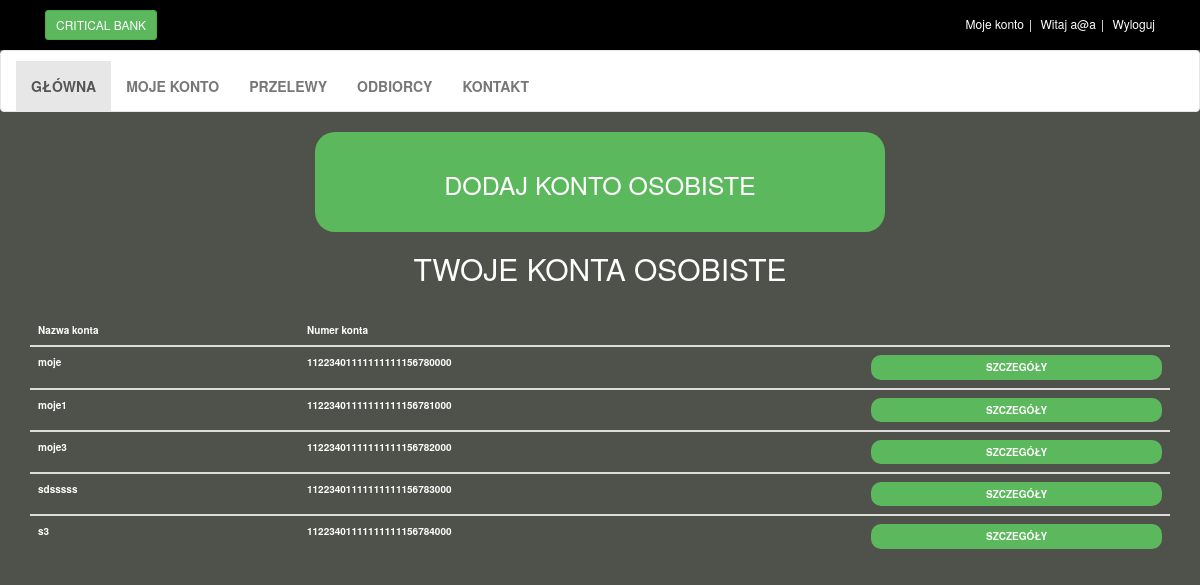
The app's page /accounts.php (signed in) with its own data.
### tables this page shows
CREATE TABLE `konto` (
  `NrKonta` decimal(26,0) NOT NULL,
  `NrKlienta` mediumint(9) NOT NULL,
  `NrRachunku` mediumint(9) NOT NULL,
  `Depozyt` decimal(10,2) NOT NULL,
  `Wyplata` decimal(10,2) NOT NULL,
  `AktualnyBilans` decimal(10,2) NOT NULL,
  `DostępnyBilans` decimal(10,2) NOT NULL,
  `TypKonta` varchar(45) NOT NULL,
  `NazwaKonta` varchar(45) NOT NULL
);

### accounts.php (the view, shortened to what this page needs)
<!DOCTYPE html>
<html lang="pl">
    <head>
        <link rel="stylesheet" href="styles/bootstrap-337.min.css">
        <link rel="stylesheet" href="font-awsome/css/font-awesome.min.css">
        <link rel="stylesheet" href="styles/style.css">
    </head>
    <body>
    <div class id="top_menu">
            <div class="container">
                <div class="col-md-6 offer">
                    <a href="#" class= "btn btn-success btn-sm">Critical Bank</a>
                </div>
                <div class="col-md-6">
                    <ul class="menu">
                    <li>
                        <?php
                        if(isset($_SESSION['czyZalogowany'])&&($_SESSION['czyZalogowany'])){
                            $nazwaUzytkownika = $_SESSION['nazwaUzytkownika'];
                        echo "<a href=\"myAccount.php\">Moje konto</a>";
                        echo "</li>";
                        echo "<li>";
                        echo "Witaj ".$nazwaUzytkownika;
                        echo "</li>";
                        echo "<li>";
                        echo "<a href=\"logout.php\">Wyloguj</a>";
                        echo "</li>";
                        }
                        else{
                            echo "<a href=\"Customer_register.php\">Zarejestruj</a>";
                            echo "</li>";
                            echo "<li>";
                            echo "<a href=\"login.php\">Zaloguj</a>";
                        }
                        ?>
                    </ul>
                </div>
            </div>
        </div>
        <div id="navbar" class="navbar navbar-default">
            <div class="cointainer">
                <div class="navbar-collapse collapse" id="navigation">
                    <div class="padding-nav">
                        <ul class="nav navbar-nav left">
                            <li class="active">
                                <a href="index.php">Główna</a>
                            </li>
                            <?php
                            if(isset($_SESSION['czyZalogowany'])&&($_SESSION['czyZalogowany'])){
                            echo "<li>";
                            echo "<a href=\"accounts.php\">Moje konto</a>";
                            echo "</li>";
                            echo "<li>";
                            echo "<a href=\"transfers.php\">Przelewy</a>";
                        echo "</li>";
                            echo "<li>";
                            echo "<a href=\"recipient.php\">Odbiorcy</a>";
                            echo "</li>";
                            }
                        ?>
                            <li>
                                <a href="contact.php">Kontakt</a>
                            </li>
                        </ul>
                    </div>
                </div>
            </div>
        </div>
        <div class="container">
            <div class="row">
                <div class="col-md-12 text-center">
                    <a href="createAccount.php">
                        <div class="account-button">
                        Dodaj konto osobiste
                        </div>
                    </a>
                    <h2 class='h2-main'>Twoje konta osobiste</h2>
                <?php
                $nrKlienta = $_SESSION['nrKlienta'];
                $polaczenie = @new mysqli("localhost","root","","bank");
                $zapytanie = "SELECT NazwaKonta, NrKonta FROM konto WHERE NrKlienta=$nrKlienta";
                $wynik = $polaczenie->query($zapytanie);
                $iloscWierszy = $wynik->num_rows;
                echo "<table class='table'>";
                echo "<thead>";
                echo "<tr>
                        <th>Nazwa konta</th>
                        <th>Numer konta</th>
                        <th></th>
                        </tr>
                        ";
                echo "</thead>";
                for($i=0; $i<$iloscWierszy; $i++){
                    $wiersz=$wynik->fetch_assoc();
                    echo "<tbody>";
                    echo "<tr> <td>".$wiersz['NazwaKonta']."</td>
                    <td>".$wiersz['NrKonta']."</td>
                    <td><a href=\"accountdetails.php?nrKonta=".$wiersz['NrKonta']."\"><div class='details-button'>szczegóły</div></a></td>
                    </tr>";
                    echo "</tbody>";
                }
                echo "</table>";
                ?>
                </div>
            </div>
        </div>
    </body>
</html>

### styles/style.css (style rules this page uses)
body { font-size: 14px; line-height: 1.42857143; color: #333333; background: #4e524a; overflow-x: hidden; }
#top_menu { background: #000000; padding: 10px 0; }
#top_menu .offer { color: #ffffff; }
#top_menu .offer .btn { text-transform: uppercase; }
#top_menu a { color: white; }
#top_menu ul.menu { padding-top: 5px; margin: 0px; text-align: right; font-size: 12px; list-style: none; }
#top_menu ul.menu > li { display: inline-block; }
#top_menu ul.menu > li { color: #ffffff; }
#top_menu ul.menu > li + li::before { content: "|\00a0"; color: #f7f7f7; padding: 0 5px; }
.navbar { background: #ffffff; }
.navbar ul.nav > li > a { text-transform: uppercase; font-weight: bold; font-size: 14px; }
.padding-nav { padding-top: 10px; }
.h2-main { color:#FFFFFF; text-transform: uppercase; }
.text-center { text-align:center; }
.account-button { margin: 0 auto; width:50%; height:100px; background-color:#5cb85c; color:#FFFFFF; font-size:25px; text-decoration:none; border-radius:20px; padding-top:35px; text-transform:uppercase; text-align:center; }
.details-button { width:100%; padding: 5px; background-color:#5cb85c; text-decoration:none; color:#FFFFFF; border-radius:10px; font-weight:bold; text-align:center; text-transform:uppercase; }
.table { color:#FFFFFF!important; margin: 0 auto; margin-top:30px; }
.table th, td { padding-left:50px; color:#FFFFFF; font-weight:bold; text-align:left; }
.table th { font-size:20px; }
.table td { font-size:14px; padding: 15px; }
.table tr { border-bottom: 1px solid rgba(83, 80, 80, 0.5); }
@media only screen 
and (max-device-width: 800px) { .table { color:#FFFFFF!important; margin: 0 auto; margin-top:30px; } }
@media only screen 
and (max-device-width: 800px) { .table th, td { padding-left:50px; color:#FFFFFF; font-weight:bold; text-align:left; } }
@media only screen 
and (max-device-width: 800px) { .table th { font-size:10px; } }
@media only screen 
and (max-device-width: 800px) { .table td { font-size:10px; padding: 15px; } }
@media only screen 
and (max-device-width: 800px) { .table tr { border-bottom: 1px solid rgba(83, 80, 80, 0.5); } }

### records on screen
konto: NazwaKonta "moje", NrKonta "11223401111111111156780000"
konto: NazwaKonta "moje1", NrKonta "11223401111111111156781000"
konto: NazwaKonta "moje3", NrKonta "11223401111111111156782000"
konto: NazwaKonta "sdsssss", NrKonta "11223401111111111156783000"
konto: NazwaKonta "s3", NrKonta "11223401111111111156784000"

### other values on screen
$nazwaUzytkownika "a@a"
